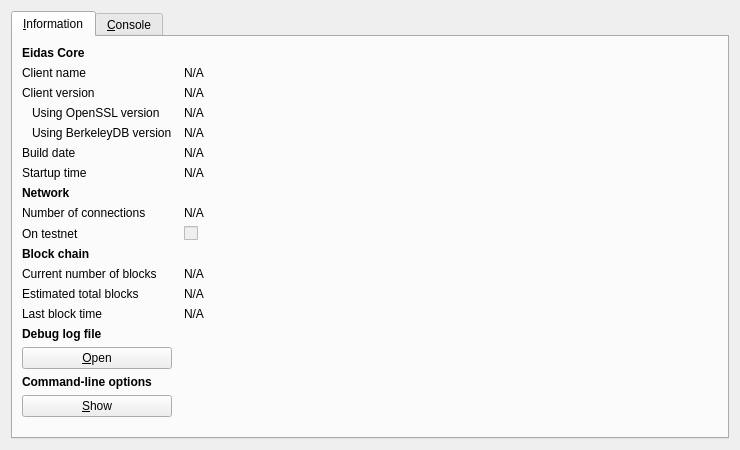
<?xml version="1.0" encoding="UTF-8"?>
<ui version="4.0">
 <class>RPCConsole</class>
 <widget class="QDialog" name="RPCConsole">
  <property name="geometry">
   <rect>
    <x>0</x>
    <y>0</y>
    <width>740</width>
    <height>450</height>
   </rect>
  </property>
  <property name="windowTitle">
   <string>Eidas - Debug window</string>
  </property>
  <layout class="QVBoxLayout" name="verticalLayout_2">
   <item>
    <widget class="QTabWidget" name="tabWidget">
     <property name="currentIndex">
      <number>0</number>
     </property>
     <widget class="QWidget" name="tab_info">
      <attribute name="title">
       <string>&amp;Information</string>
      </attribute>
      <layout class="QGridLayout" name="gridLayout" columnstretch="0,1">
       <property name="horizontalSpacing">
        <number>12</number>
       </property>
       <item row="0" column="0">
        <widget class="QLabel" name="label_9">
         <property name="font">
          <font>
           <weight>75</weight>
           <bold>true</bold>
          </font>
         </property>
         <property name="text">
          <string>Eidas Core</string>
         </property>
        </widget>
       </item>
       <item row="1" column="0">
        <widget class="QLabel" name="label_5">
         <property name="text">
          <string>Client name</string>
         </property>
        </widget>
       </item>
       <item row="1" column="1">
        <widget class="QLabel" name="clientName">
         <property name="cursor">
          <cursorShape>IBeamCursor</cursorShape>
         </property>
         <property name="text">
          <string>N/A</string>
         </property>
         <property name="textFormat">
          <enum>Qt::PlainText</enum>
         </property>
         <property name="textInteractionFlags">
          <set>Qt::LinksAccessibleByMouse|Qt::TextSelectableByKeyboard|Qt::TextSelectableByMouse</set>
         </property>
        </widget>
       </item>
       <item row="2" column="0">
        <widget class="QLabel" name="label_6">
         <property name="text">
          <string>Client version</string>
         </property>
        </widget>
       </item>
       <item row="2" column="1">
        <widget class="QLabel" name="clientVersion">
         <property name="cursor">
          <cursorShape>IBeamCursor</cursorShape>
         </property>
         <property name="text">
          <string>N/A</string>
         </property>
         <property name="textFormat">
          <enum>Qt::PlainText</enum>
         </property>
         <property name="textInteractionFlags">
          <set>Qt::LinksAccessibleByMouse|Qt::TextSelectableByKeyboard|Qt::TextSelectableByMouse</set>
         </property>
        </widget>
       </item>
       <item row="3" column="0">
        <widget class="QLabel" name="label_14">
         <property name="text">
          <string>Using OpenSSL version</string>
         </property>
         <property name="indent">
          <number>10</number>
         </property>
        </widget>
       </item>
       <item row="3" column="1">
        <widget class="QLabel" name="openSSLVersion">
         <property name="cursor">
          <cursorShape>IBeamCursor</cursorShape>
         </property>
         <property name="text">
          <string>N/A</string>
         </property>
         <property name="textFormat">
          <enum>Qt::PlainText</enum>
         </property>
         <property name="textInteractionFlags">
          <set>Qt::LinksAccessibleByMouse|Qt::TextSelectableByKeyboard|Qt::TextSelectableByMouse</set>
         </property>
        </widget>
       </item>
       <item row="4" column="0">
        <widget class="QLabel" name="label_berkeleyDBVersion">
         <property name="text">
          <string>Using BerkeleyDB version</string>
         </property>
         <property name="indent">
          <number>10</number>
         </property>
        </widget>
       </item>
       <item row="4" column="1">
        <widget class="QLabel" name="berkeleyDBVersion">
         <property name="cursor">
          <cursorShape>IBeamCursor</cursorShape>
         </property>
         <property name="text">
          <string>N/A</string>
         </property>
         <property name="textFormat">
          <enum>Qt::PlainText</enum>
         </property>
         <property name="textInteractionFlags">
          <set>Qt::LinksAccessibleByMouse|Qt::TextSelectableByKeyboard|Qt::TextSelectableByMouse</set>
         </property>
        </widget>
       </item> 
       <item row="5" column="0">
        <widget class="QLabel" name="label_12">
         <property name="text">
          <string>Build date</string>
         </property>
        </widget>
       </item>
       <item row="5" column="1">
        <widget class="QLabel" name="buildDate">
         <property name="cursor">
          <cursorShape>IBeamCursor</cursorShape>
         </property>
         <property name="text">
          <string>N/A</string>
         </property>
         <property name="textFormat">
          <enum>Qt::PlainText</enum>
         </property>
         <property name="textInteractionFlags">
          <set>Qt::LinksAccessibleByMouse|Qt::TextSelectableByKeyboard|Qt::TextSelectableByMouse</set>
         </property>
        </widget>
       </item>
       <item row="6" column="0">
        <widget class="QLabel" name="label_13">
         <property name="text">
          <string>Startup time</string>
         </property>
        </widget>
       </item>
       <item row="6" column="1">
        <widget class="QLabel" name="startupTime">
         <property name="cursor">
          <cursorShape>IBeamCursor</cursorShape>
         </property>
         <property name="text">
          <string>N/A</string>
         </property>
         <property name="textFormat">
          <enum>Qt::PlainText</enum>
         </property>
         <property name="textInteractionFlags">
          <set>Qt::LinksAccessibleByMouse|Qt::TextSelectableByKeyboard|Qt::TextSelectableByMouse</set>
         </property>
        </widget>
       </item>
       <item row="7" column="0">
        <widget class="QLabel" name="label_11">
         <property name="font">
          <font>
           <weight>75</weight>
           <bold>true</bold>
          </font>
         </property>
         <property name="text">
          <string>Network</string>
         </property>
        </widget>
       </item>
       <item row="8" column="0">
        <widget class="QLabel" name="label_7">
         <property name="text">
          <string>Number of connections</string>
         </property>
        </widget>
       </item>
       <item row="8" column="1">
        <widget class="QLabel" name="numberOfConnections">
         <property name="cursor">
          <cursorShape>IBeamCursor</cursorShape>
         </property>
         <property name="text">
          <string>N/A</string>
         </property>
         <property name="textFormat">
          <enum>Qt::PlainText</enum>
         </property>
         <property name="textInteractionFlags">
          <set>Qt::LinksAccessibleByMouse|Qt::TextSelectableByKeyboard|Qt::TextSelectableByMouse</set>
         </property>
        </widget>
       </item>
       <item row="9" column="0">
        <widget class="QLabel" name="label_8">
         <property name="text">
          <string>On testnet</string>
         </property>
        </widget>
       </item>
       <item row="9" column="1">
        <widget class="QCheckBox" name="isTestNet">
         <property name="enabled">
          <bool>false</bool>
         </property>
         <property name="text">
          <string/>
         </property>
        </widget>
       </item>
       <item row="10" column="0">
        <widget class="QLabel" name="label_10">
         <property name="font">
          <font>
           <weight>75</weight>
           <bold>true</bold>
          </font>
         </property>
         <property name="text">
          <string>Block chain</string>
         </property>
        </widget>
       </item>
       <item row="11" column="0">
        <widget class="QLabel" name="label_3">
         <property name="text">
          <string>Current number of blocks</string>
         </property>
        </widget>
       </item>
       <item row="11" column="1">
        <widget class="QLabel" name="numberOfBlocks">
         <property name="cursor">
          <cursorShape>IBeamCursor</cursorShape>
         </property>
         <property name="text">
          <string>N/A</string>
         </property>
         <property name="textFormat">
          <enum>Qt::PlainText</enum>
         </property>
         <property name="textInteractionFlags">
          <set>Qt::LinksAccessibleByMouse|Qt::TextSelectableByKeyboard|Qt::TextSelectableByMouse</set>
         </property>
        </widget>
       </item>
       <item row="12" column="0">
        <widget class="QLabel" name="label_4">
         <property name="text">
          <string>Estimated total blocks</string>
         </property>
        </widget>
       </item>
       <item row="12" column="1">
        <widget class="QLabel" name="totalBlocks">
         <property name="cursor">
          <cursorShape>IBeamCursor</cursorShape>
         </property>
         <property name="text">
          <string>N/A</string>
         </property>
         <property name="textFormat">
          <enum>Qt::PlainText</enum>
         </property>
         <property name="textInteractionFlags">
          <set>Qt::LinksAccessibleByMouse|Qt::TextSelectableByKeyboard|Qt::TextSelectableByMouse</set>
         </property>
        </widget>
       </item>
       <item row="13" column="0">
        <widget class="QLabel" name="label_2">
         <property name="text">
          <string>Last block time</string>
         </property>
        </widget>
       </item>
       <item row="13" column="1">
        <widget class="QLabel" name="lastBlockTime">
         <property name="cursor">
          <cursorShape>IBeamCursor</cursorShape>
         </property>
         <property name="text">
          <string>N/A</string>
         </property>
         <property name="textFormat">
          <enum>Qt::PlainText</enum>
         </property>
         <property name="textInteractionFlags">
          <set>Qt::LinksAccessibleByMouse|Qt::TextSelectableByKeyboard|Qt::TextSelectableByMouse</set>
         </property>
        </widget>
       </item>
       <item row="14" column="0">
        <spacer name="verticalSpacer_2">
         <property name="orientation">
          <enum>Qt::Vertical</enum>
         </property>
         <property name="sizeHint" stdset="0">
          <size>
           <width>20</width>
           <height>20</height>
          </size>
         </property>
        </spacer>
       </item>
       <item row="15" column="0">
        <widget class="QLabel" name="labelDebugLogfile">
         <property name="font">
          <font>
           <weight>75</weight>
           <bold>true</bold>
          </font>
         </property>
         <property name="text">
          <string>Debug log file</string>
         </property>
        </widget>
       </item>
       <item row="16" column="0">
        <widget class="QPushButton" name="openDebugLogfileButton">
         <property name="toolTip">
          <string>Open the Eidas debug log file from the current data directory. This can take a few seconds for large log files.</string>
         </property>
         <property name="text">
          <string>&amp;Open</string>
         </property>
         <property name="autoDefault">
          <bool>false</bool>
         </property>
        </widget>
       </item>
       <item row="17" column="0">
        <widget class="QLabel" name="labelCLOptions">
         <property name="font">
          <font>
           <weight>75</weight>
           <bold>true</bold>
          </font>
         </property>
         <property name="text">
          <string>Command-line options</string>
         </property>
        </widget>
       </item>
       <item row="18" column="0">
        <widget class="QPushButton" name="showCLOptionsButton">
         <property name="toolTip">
          <string>Show the MintCoin-Qt help message to get a list with possible MintCoin command-line options.</string>
         </property>
         <property name="text">
          <string>&amp;Show</string>
         </property>
         <property name="autoDefault">
          <bool>false</bool>
         </property>
        </widget>
       </item>
       <item row="19" column="0">
        <spacer name="verticalSpacer">
         <property name="orientation">
          <enum>Qt::Vertical</enum>
         </property>
         <property name="sizeHint" stdset="0">
          <size>
           <width>20</width>
           <height>40</height>
          </size>
         </property>
        </spacer>
       </item>
      </layout>
     </widget>
     <widget class="QWidget" name="tab_console">
      <attribute name="title">
       <string>&amp;Console</string>
      </attribute>
      <layout class="QVBoxLayout" name="verticalLayout_3">
       <property name="spacing">
        <number>3</number>
       </property>
       <item>
        <widget class="QTextEdit" name="messagesWidget">
         <property name="minimumSize">
          <size>
           <width>0</width>
           <height>100</height>
          </size>
         </property>
         <property name="readOnly">
          <bool>true</bool>
         </property>
         <property name="tabKeyNavigation" stdset="0">
          <bool>false</bool>
         </property>
         <property name="columnCount" stdset="0">
          <number>2</number>
         </property>
        </widget>
       </item>
       <item>
        <layout class="QHBoxLayout" name="horizontalLayout">
         <property name="spacing">
          <number>3</number>
         </property>
         <item>
          <widget class="QLabel" name="label">
           <property name="text">
            <string notr="true">&gt;</string>
           </property>
          </widget>
         </item>
         <item>
          <widget class="QLineEdit" name="lineEdit"/>
         </item>
         <item>
          <widget class="QPushButton" name="clearButton">
           <property name="maximumSize">
            <size>
             <width>24</width>
             <height>24</height>
            </size>
           </property>
           <property name="toolTip">
            <string>Clear console</string>
           </property>
           <property name="text">
            <string/>
           </property>
           <property name="icon">
            <iconset resource="../bitcoin.qrc">
             <normaloff>:/icons/remove</normaloff>:/icons/remove</iconset>
           </property>
           <property name="shortcut">
            <string notr="true">Ctrl+L</string>
           </property>
           <property name="autoDefault">
            <bool>false</bool>
           </property>
          </widget>
         </item>
        </layout>
       </item>
      </layout>
     </widget>
    </widget>
   </item>
  </layout>
 </widget>
 <resources>
  <include location="../bitcoin.qrc"/>
 </resources>
 <connections/>
</ui>
